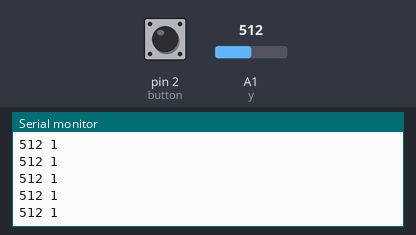
Recording of a sketch running on a simulated Arduino Uno, built with avr-gcc and run on an emulated ATmega328P. Parts: the last lines printed to the serial monitor. The inputs (shaded band) are chosen by the test bench; at power-on: A1 (y) = 512, pin 2 (button) HIGH.

Above: at 1.2 s.
1.3 s: A1 (y) set to 104
At 2.4 s:
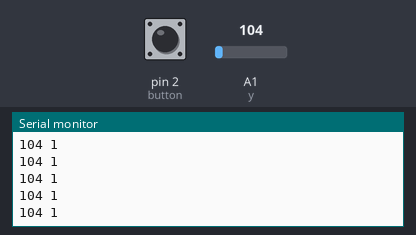
2.8 s: A1 (y) set to 90
At 3.9 s:
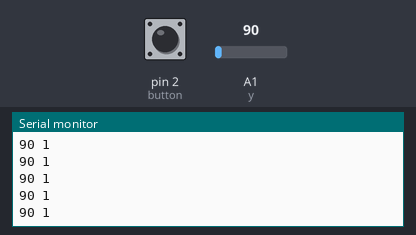
Timing chart, 0 to 5.8 s (numbered marks = the images above; inputs shaded):
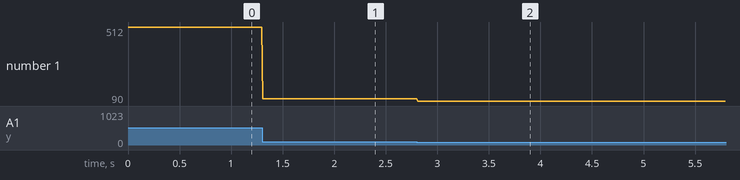

Measured:
- after the input at 1.3 s, the serial monitor: prints a new line at once (image 1)
- after the input at 2.8 s, the serial monitor: prints a new line at once (image 2)
- plotted number 1: 512 → 104 after the input at 1.3 s, 104 → 90 after the input at 2.8 s

The sketch:

joystick.ino
```cpp
// int x = A0;
int y = A1;
int button = 2;
// int x_val;
int y_val;
int button_state;

void setup() {
  Serial.begin(9600);
  // pinMode(x, INPUT);
  pinMode(y, INPUT);
  pinMode(button, INPUT_PULLUP);
}

void loop() {
  // x_val = analogRead(x);
  y_val = analogRead(y);
  button_state = digitalRead(button);

  // Serial.print("X: ");
  // Serial.print(x_val);
  Serial.print(y_val);
  Serial.print(" ");
  Serial.println(button_state);

  delay(10);
}
```
